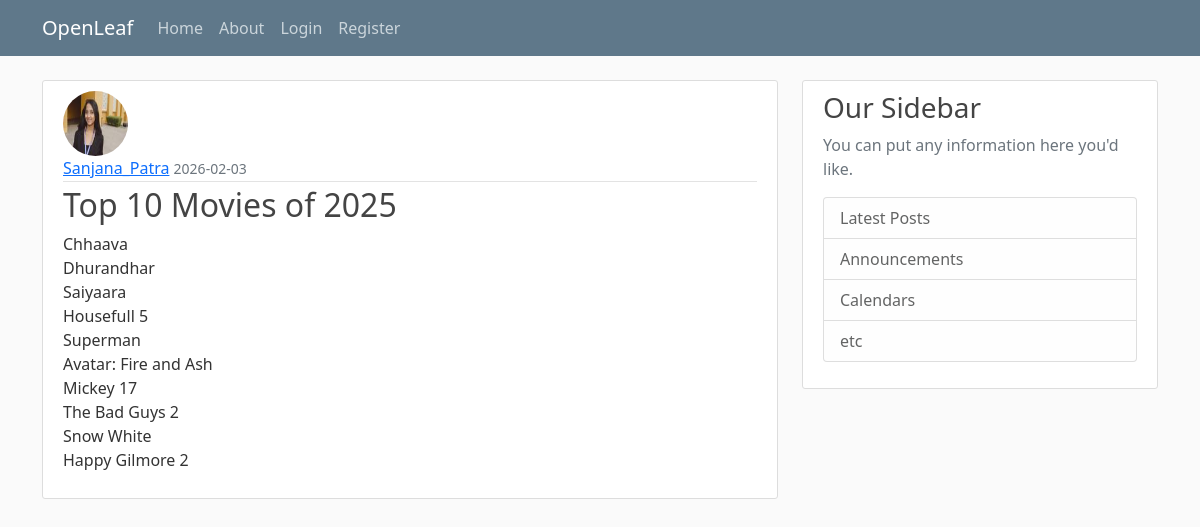
Page /post/9 on the committed database.
### main/models.py (models this page shows, shortened)
class User(db.Model, UserMixin):
    id = db.Column(db.Integer, primary_key=True)
    username = db.Column(db.String(20), unique=True, nullable=False)
    email = db.Column(db.String(120), unique=True, nullable=False)
    image_file = db.Column(db.String(20), nullable=False, default='default.jpg')
    password = db.Column(db.String(60), nullable=False)
    posts = db.relationship('Post', backref='author', lazy=True)

class Post(db.Model):
    id = db.Column(db.Integer, primary_key=True)
    title = db.Column(db.String(100), nullable=False)
    date_posted = db.Column(db.DateTime, nullable=False, default=datetime.utcnow)
    content = db.Column(db.Text, nullable=False)
    user_id = db.Column(db.Integer, db.ForeignKey('user.id'), nullable=False)

### main/posts/routes.py (the view)
@posts.route("/post/<int:post_id>")
def post(post_id):
    post = Post.query.get_or_404(post_id)
    form = DeletePostForm()
    return render_template('post.html', title=post.title, post=post, form=form)

### main/templates/post.html (shortened to what this page needs)
{% extends "layout.html" %}
{% block content %}
    <article class="media content-section">
      <img class="rounded-circle article-img"
           src="{{ url_for('static', filename='profile_pics/' + post.author.image_file)}}">
      <div class="media-body">
        <div class="article-metadata">
          <a class="mr-2" href="{{ url_for('users.user_posts', username=post.author.username) }}">
            {{ post.author.username }}</a>
          <small class="text-muted">{{ post.date_posted.strftime('%Y-%m-%d') }}</small>
        </div>
        <h2 class="article-title">{{ post.title }}</h2>
        <p class="article-content">{{ post.content }}</p>
      </div>
    </article>
{% endblock content %}

### main/static/style.css (style rules this page uses)
body { background: #fafafa; color: #333333; margin-top: 5rem; }
h1, h2, h3, h4, h5, h6 { color: #444444; }
.content-section { background: #ffffff; padding: 10px 20px; border: 1px solid #dddddd; border-radius: 3px; margin-bottom: 20px; }
.article-title { color: #444444; }
.article-content { white-space: pre-line; }
.article-img { height: 65px; width: 65px; margin-right: 16px; }
.article-metadata { padding-bottom: 1px; margin-bottom: 4px; border-bottom: 1px solid #e3e3e3 }

### rows in the picture
User: image_file (picture), author.username "Sanjana_Patra"
Post: date_posted "2026-02-03", title "Top 10 Movies of 2025", content "Chhaava Dhurandhar Saiyaara Housefull 5 Superman Avatar: Fire and Ash Mickey 17 The Bad Guys 2 Snow White Happy Gilmore 2"
